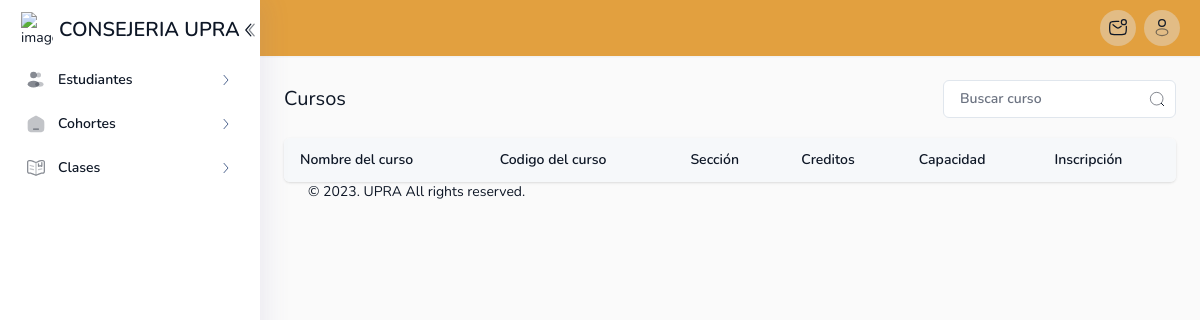
Page /template/student/controllers/coursesController.php (signed in) on the earlier database version.
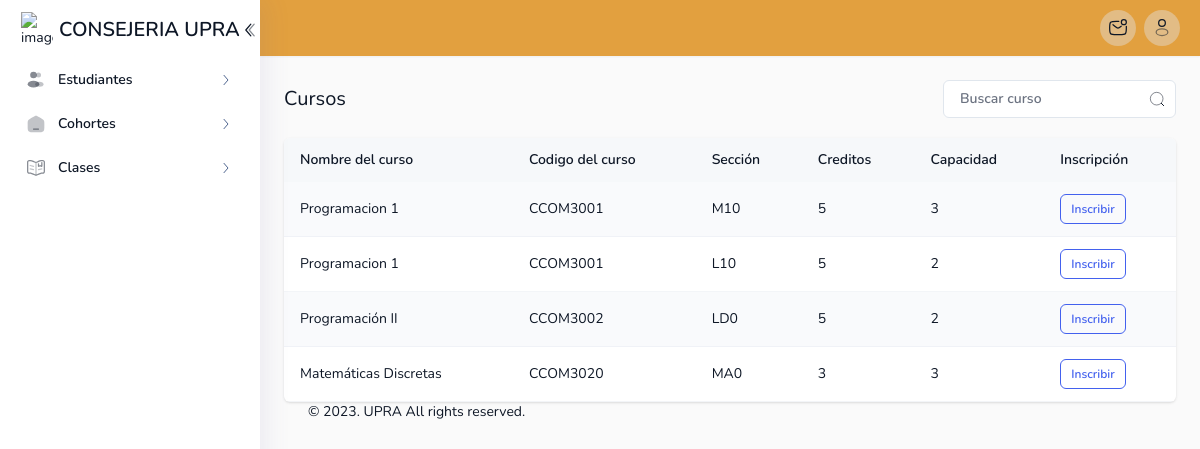
Same page on the later database version.
### tables this page shows
CREATE TABLE `section` (
  `course_id` char(8) NOT NULL,
  `section_id` char(3) NOT NULL,
  `capacity` int(3) UNSIGNED NOT NULL
);

CREATE TABLE `course` (
  `course_id` char(8) NOT NULL,
  `title` varchar(30) NOT NULL,
  `credits` tinyint(1) NOT NULL
);

### template/student/models/coursesModel.php (called while the page is built, shortened)
<?php
class CoursesModel {
    public static function getCoursesByPage($conn, $page, $perPage) {
        $sql = "
            SELECT
                course.title AS title,
                course.course_id AS course_id,
                course.credits AS credits,
                section.capacity AS capacity,
                section.section_id AS section_id
            FROM
                course
            JOIN
                section ON course.course_id = section.course_id";
        $result = $conn->query($sql);
        if ($result) {
            $courses = [];
            while ($row = $result->fetch_assoc()) {
                $courses[] = $row;
            }
            return $courses;
        } else {
            die("Error in the query: " . $conn->error);
        }
    }
    public static function getTotalCourses($conn) {
        $sql = "SELECT COUNT(*) as total FROM course";
        $result = $conn->query($sql);
        if ($result) {
            $row = $result->fetch_assoc();
            return $row['total'];
        } else {
            die("Error in the query: " . $conn->error);
        }
    }
}
?>

### template/student/views/classes.php (the view, shortened to what this page needs)
<!DOCTYPE html>
<html lang="en" dir="ltr">
<head>
    <link rel="stylesheet" type="text/css" media="screen" href="assets/css/perfect-scrollbar.min.css" />
    <link rel="stylesheet" type="text/css" media="screen" href="assets/css/style.css" />
    <link defer rel="stylesheet" type="text/css" media="screen" href="assets/css/animate.css" />
</head>
<body x-data="main" class="relative overflow-x-hidden font-nunito text-sm font-normal antialiased" :class="[ $store.app.sidebar ? 'toggle-sidebar' : '', $store.app.theme === 'dark' || $store.app.isDarkMode ?  'dark' : '', $store.app.menu, $store.app.layout,$store.app.rtlClass]">
    <div class="main-container min-h-screen text-black dark:text-white-dark" :class="[$store.app.navbar]">
        <div :class="{'dark text-white-dark' : $store.app.semidark}">
            <nav x-data="sidebar" class="sidebar fixed top-0 bottom-0 z-50 h-full min-h-screen w-[260px] shadow-[5px_0_25px_0_rgba(94,92,154,0.1)] transition-all duration-300">
                <div class="h-full bg-white dark:bg-[#0e1726]">
                    <div class="flex items-center justify-between px-4 py-3">
                        <a href="index.html" class="main-logo flex shrink-0 items-center">
                            <img class="ml-[5px] w-8 flex-none" src="assets/images/university.png" alt="image" />
                            <span style='font-size: 20px' class="align-middle text-2xl font-semibold ltr:ml-1.5 rtl:mr-1.5 dark:text-white-light lg:inline">CONSEJERIA UPRA</span>
                        </a>
                        <a href="javascript:;" class="collapse-icon flex h-8 w-8 items-center rounded-full transition duration-300 hover:bg-gray-500/10 rtl:rotate-180 dark:text-white-light dark:hover:bg-dark-light/10" @click="$store.app.toggleSidebar()">
                        </a>
                    </div>
                    <ul
                            class="perfect-scrollbar relative h-[calc(100vh-80px)] space-y-0.5 overflow-y-auto overflow-x-hidden p-4 py-0 font-semibold"
                            x-data="{ activeDropdown: null }"
                        >
                            <li class="menu nav-item">
                                <button
                                    type="button"
                                    class="nav-link group"
                                    :class="{'active' : activeDropdown === 'students'}"
                                    @click="activeDropdown === 'students' ? activeDropdown = null : activeDropdown = 'students'"
                                >
                                    <div class="flex items-center">
                                        <span class="text-black ltr:pl-3 rtl:pr-3 dark:text-[#506690] dark:group-hover:text-white-dark">Estudiantes</span>
                                    </div>
                                    <div class="rtl:rotate-180" :class="{'!rotate-90' : activeDropdown === 'students'}">
                                        <svg width="16" height="16" viewBox="0 0 24 24" fill="none" xmlns="http://www.w3.org/2000/svg">
                                            <path d="M9 5L15 12L9 19" stroke="currentColor" stroke-width="1.5" stroke-linecap="round" stroke-linejoin="round" />
                                        </svg>
                                    </div>
                                </button>
                            </li>
                            <li class="menu nav-item">
                                <button
                                    type="button"
                                    class="nav-link group"
                                    :class="{'active' : activeDropdown === 'cohort'}"
                                    @click="activeDropdown === 'students' ? activeDropdown = null : activeDropdown = 'cohort'"
                                >
                                    <div class="flex items-center">
                                        <span class="text-black ltr:pl-3 rtl:pr-3 dark:text-[#506690] dark:group-hover:text-white-dark">Cohortes</span>
                                    </div>
                                    <div class="rtl:rotate-180" :class="{'!rotate-90' : activeDropdown === 'students'}">
                                        <svg width="16" height="16" viewBox="0 0 24 24" fill="none" xmlns="http://www.w3.org/2000/svg">
                                            <path d="M9 5L15 12L9 19" stroke="currentColor" stroke-width="1.5" stroke-linecap="round" stroke-linejoin="round" />
                                        </svg>
                                    </div>
                                </button>
                            </li>
                            <li class="menu nav-item">
                                <button
                                    type="button"
                                    class="nav-link group"
                                    :class="{'active' : activeDropdown === 'classes'}"
                                    @click="activeDropdown === 'students' ? activeDropdown = null : activeDropdown = 'classes'"
                                >
                                    <div class="flex items-center">
                                        <span class="text-black ltr:pl-3 rtl:pr-3 dark:text-[#506690] dark:group-hover:text-white-dark">Clases</span>
                                    </div>
                                    <div class="rtl:rotate-180" :class="{'!rotate-90' : activeDropdown === 'students'}">
                                        <svg width="16" height="16" viewBox="0 0 24 24" fill="none" xmlns="http://www.w3.org/2000/svg">
                                            <path d="M9 5L15 12L9 19" stroke="currentColor" stroke-width="1.5" stroke-linecap="round" stroke-linejoin="round" />
                                        </svg>
                                    </div>
                                </button>
                            </li>
                    </ul>
                </div>
            </nav>
        </div>
        <div class="main-content flex flex-col min-h-screen">
            <header class="z-40" :class="{'dark' : $store.app.semidark && $store.app.menu === 'horizontal'}">
                <div class="shadow-sm">
                    <div class="relative flex w-full items-center bg-warning px-5 py-2.5 dark:bg-[#0e1726]">
                        <div x-data="header" class="flex items-center space-x-1.5 ltr:ml-auto rtl:mr-auto rtl:space-x-reverse dark:text-[#d0d2d6] sm:flex-1 ltr:sm:ml-0 sm:rtl:mr-0 lg:space-x-2">
                            <div class="dropdown" x-data="dropdown" @click.outside="open = false">
                                <a href="javascript:;" class="block rounded-full bg-white-light/40 p-2 hover:bg-white-light/90 hover:text-primary dark:bg-dark/40 dark:hover:bg-dark/60" @click="toggle">
                                </a>
                            </div>
                            <div class="dropdown flex-shrink-0" x-data="dropdown" @click.outside="open = false">
                                <a href="javascript:;" class="block rounded-full bg-white-light/40 p-2 hover:bg-white-light/90 hover:text-primary dark:bg-dark/40 dark:hover:bg-dark/60" @click="toggle()">
                                    <span> <svg width="24" height="24" viewBox="0 0 24 24" fill="none" xmlns="http://www.w3.org/2000/svg" class="h-5 w-5">
                                            <circle cx="12" cy="6" r="4" stroke="currentColor" stroke-width="1.5" />
                                            <ellipse opacity="0.5" cx="12" cy="17" rx="7" ry="4" stroke="currentColor" stroke-width="1.5" />
                                        </svg>
                                    </span>
                                </a>
                            </div>
                        </div>
                    </div>
                </div>
            </header>
            <div class="animate__animated p-6" :class="[$store.app.animation]">
                <div x-data="contacts">
                        <div class="flex flex-wrap items-center justify-between gap-4">
                            <h2 class="text-xl">Cursos</h2>
                            <div class="flex w-full flex-col gap-4 sm:w-auto sm:flex-row sm:items-center sm:gap-3">
                                <div class="relative">
                                    <input
                                        type="text"
                                        placeholder="Buscar curso"
                                        class="peer form-input py-2 ltr:pr-11 rtl:pl-11"
                                        x-model="searchUser"
                                        @keyup="searchContacts"
                                    />
                                    <div class="absolute top-1/2 -translate-y-1/2 peer-focus:text-primary ltr:right-[11px] rtl:left-[11px]">
                                        <svg class="mx-auto" width="16" height="16" viewBox="0 0 24 24" fill="none" xmlns="http://www.w3.org/2000/svg">
                                            <circle cx="11.5" cy="11.5" r="9.5" stroke="currentColor" stroke-width="1.5" opacity="0.5"></circle>
                                            <path d="M18.5 18.5L22 22" stroke="currentColor" stroke-width="1.5" stroke-linecap="round"></path>
                                        </svg>
                                    </div>
                                </div>
                            </div>
                        </div>
                        <div class="panel mt-5 overflow-hidden border-0 p-0">
                            <template x-if="displayType === 'list'">
                                <div class="table-responsive">
                                    <table class="table-striped table-hover">
                                        <thead>
                                            <tr>
                                                <th>Nombre del curso</th>
                                                <th>Codigo del curso</th>
                                                <th>Sección</th>
                                                <th>Creditos</th>
                                                <th>Capacidad</th>
                                                <th>Inscripción</th>
                                            </tr>
                                        </thead>
                                        <tbody>
                                        <?php foreach ($courses as $course): ?>
                                            <tr>
                                                <td><?php echo $course['title']; ?></td>
                                                <td><?php echo $course['course_id']; ?></td>
                                                <td><?php echo $course['section_id']; ?></td>
                                                <td><?php echo $course['credits']; ?></td>
                                                <td><?php echo $course['capacity']; ?></td>
                                                <td>
                                                    <div class="flex items-center gap-4">
                                                        <button type="button" class="btn btn-sm btn-outline-primary" onclick="window.location.href='s_expediente.php'">
                                                            Inscribir
                                                        </button>
                                                    </div>
                                                </td>
                                            </tr>
                                        <?php endforeach; ?>
                                        </tbody>
                                    </table>
                                </div>
                            </template>
                        </div>
            </div>
            <div class="p-6 pt-0 mt-auto text-center dark:text-white-dark ltr:sm:text-left rtl:sm:text-right">
                © <span id="footer-year">2022</span>. UPRA All rights reserved.
            </div>
        </div>
    </div>
</body>
</html>

### template/student/controllers/coursesController.php (shortened to what this page needs)
<?php
require_once '../models/coursesModel.php';
if (!(isset($_SESSION['role']) && $_SESSION['role'] === 'student')) {
    header("Location: ../../");
    exit();
} else {
    require_once '../db_connect.php';
    $courseController = new CourseController();
    $page = isset($_GET['page']) ? $_GET['page'] : 1;
    $perPage = 1;
    list($courses, $totalCourses) = $courseController->getCoursesByPage($conn, $page, $perPage);
    include '../views/classes.php';
}
class CourseController {
    public function getCoursesByPage($conn, $page, $perPage) {
        $courses = CoursesModel::getCoursesByPage($conn, $page, $perPage);
        $totalCourses = CoursesModel::getTotalCourses($conn);
        return array($courses, $totalCourses);
    }
}
?>

Differences in the rows shown:
added section: course.title "Programacion 1", course.course_id "CCOM3001", section_id "M10", course.credits "5", capacity "3"
added section: course.title "Programacion 1", course.course_id "CCOM3001", section_id "L10", course.credits "5", capacity "2"
added section: course.title "Programación II", course.course_id "CCOM3002", section_id "LD0", course.credits "5", capacity "2"
added section: course.title "Matemáticas Discretas", course.course_id "CCOM3020", section_id "MA0", course.credits "3", capacity "3"
